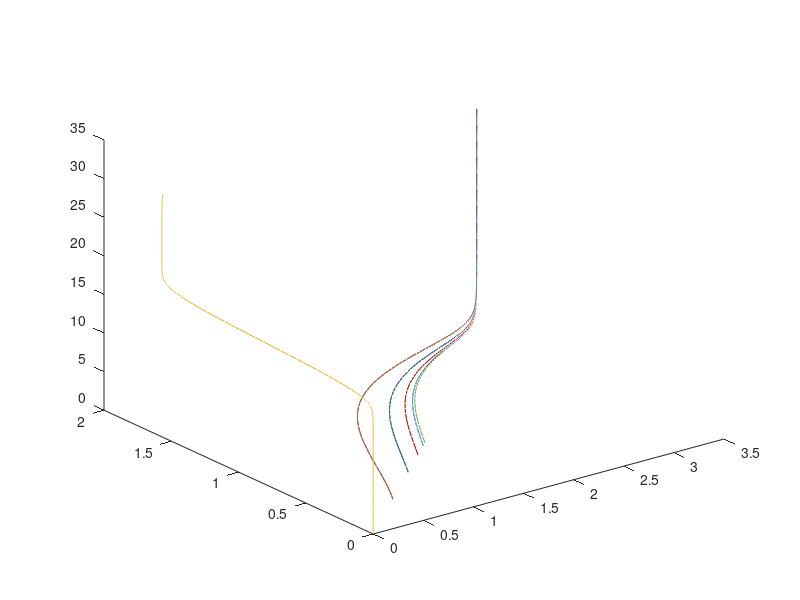

Write MATLAB code to recreate this figure.
C = @(j) sin(pi * j/ 10);
j = 1:10;
c_0 = C(j);

for i = 1:length(c_0)
    t = 0:pi/50:10*pi;
    st = 2 * atan(c_0(i) * exp(t));
    ct =  atan(c_0(i) * exp(2*t));
    plot3(st,ct,t)
    hold on 
end

